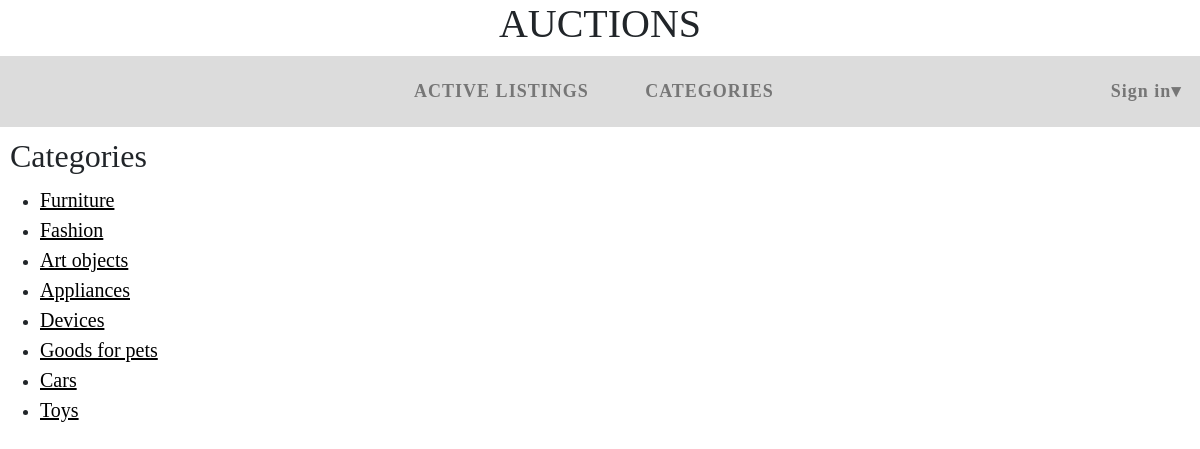
The page /categories on the database its author committed.
### auctions/models.py (models this page shows)
class Category(models.Model):
    name=models.CharField(max_length=64, unique=True)

### auctions/views.py (the view)
# urls.py: path("categories", views.categories, name="categories"),
def categories(request):
    categories=Category.objects.all
    return render(request, "auctions/categories.html",{
        "categories": categories
        })

### auctions/templates/auctions/categories.html
{% extends "auctions/layout.html" %}
{% block body %}
    <h2 class="categories">Categories</h2>
    <div class="categoryList">
        <ul>
        {% for category in categories %}
        <li><a class="category" href="categories/{{category.name}}">{{ category.name }}</li>
        {% endfor %}
        </ul>
    </div>
{% endblock %}

### auctions/templates/auctions/layout.html (shortened to what this page needs)
{% load static %}
<!DOCTYPE html>
<html lang="en">
    <head>
        <link rel="stylesheet" href="https://stackpath.bootstrapcdn.com/bootstrap/4.4.1/css/bootstrap.min.css">
        <link href="{% static 'auctions/styles.css' %}" rel="stylesheet">
    </head>
    <body>
    <h1>Auctions</h1>
       <nav>
         <ul class="refs">
                <li class="nav-item">
                    <a class="nav-link" href="{% url 'index' %}">Active Listings</a>
                </li>
                <li class="nav-item">
                    <a class="nav-link" href="{% url 'categories' %}">Categories</a>
                </li>
         </ul>
           <ul class="topmenu">
                {% if user.is_authenticated %}
                    <li  id="user"><strong>{{ user.username }}&#9662;</strong>
                        <ul class="submenu">
                            <li class="menu-item"><a href="{% url 'logout' %}">Log Out</a></li>
                        </ul>
                    </li>
                {% else %}
                    <li id="user"> <strong>Sign in&#9662;</strong>
                    </li>
                {% endif %}
                </ul>
         </nav>
        {% block body %}
        {% endblock %}
    </body>
</html>

### auctions/static/auctions/styles.css (style rules this page uses)
body { padding: 0px; font-family: 'Snell Roundhand'; font-size: 18px; }
h1 { text-transform: uppercase; text-align: center; }
nav { background: gainsboro; margin-bottom: 10px; display: flex; }
nav ul { list-style: none; margin: 0; padding: 0; }
nav a { text-decoration: none; outline: none; display: block; transition: .4s ease-in-out; }
.refs { text-align: center; padding: 10px 0; flex-grow: 1; width:90%; }
.topmenu { text-align: center; padding: 10px 0; width: 10%; }
.topmenu > li, .refs > li { display: inline-block; position: relative; left: 5%; }
#user { padding: 12px; color: #767676; letter-spacing: 1px; }
.refs > li > a { padding: 12px 26px; color: #767676; text-transform: uppercase; font-weight: bold; letter-spacing: 1px; }
h2 { text-align: center; }
.category { color: black; text-decoration: underline; background-color: transparent; font-size: 20px; }
.categories { margin: 10px; text-align: start; }

### rows shown on the page
Category: name "Furniture"
Category: name "Fashion"
Category: name "Art objects"
Category: name "Appliances"
Category: name "Devices"
Category: name "Goods for pets"
Category: name "Cars"
Category: name "Toys"
